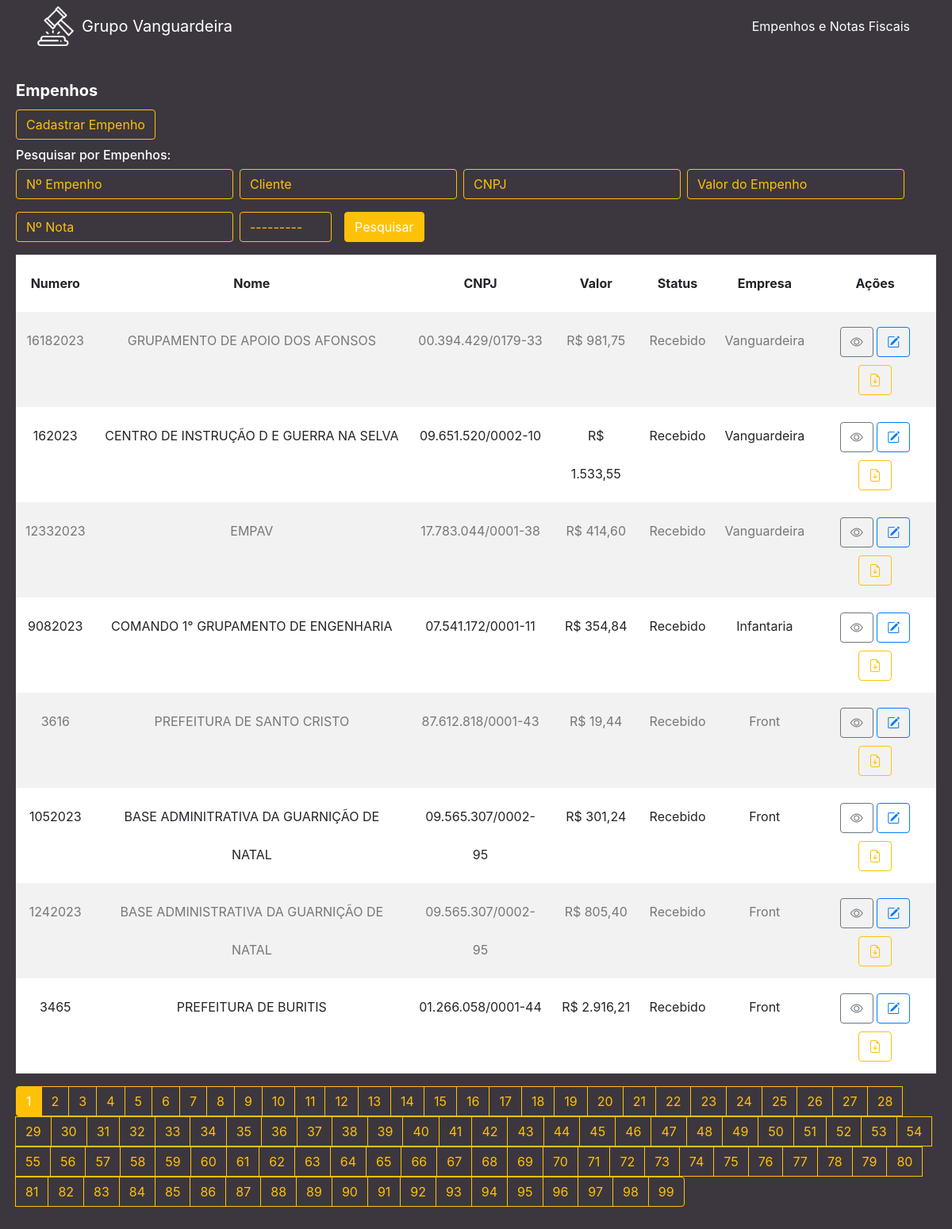
Before: / with the older database file.
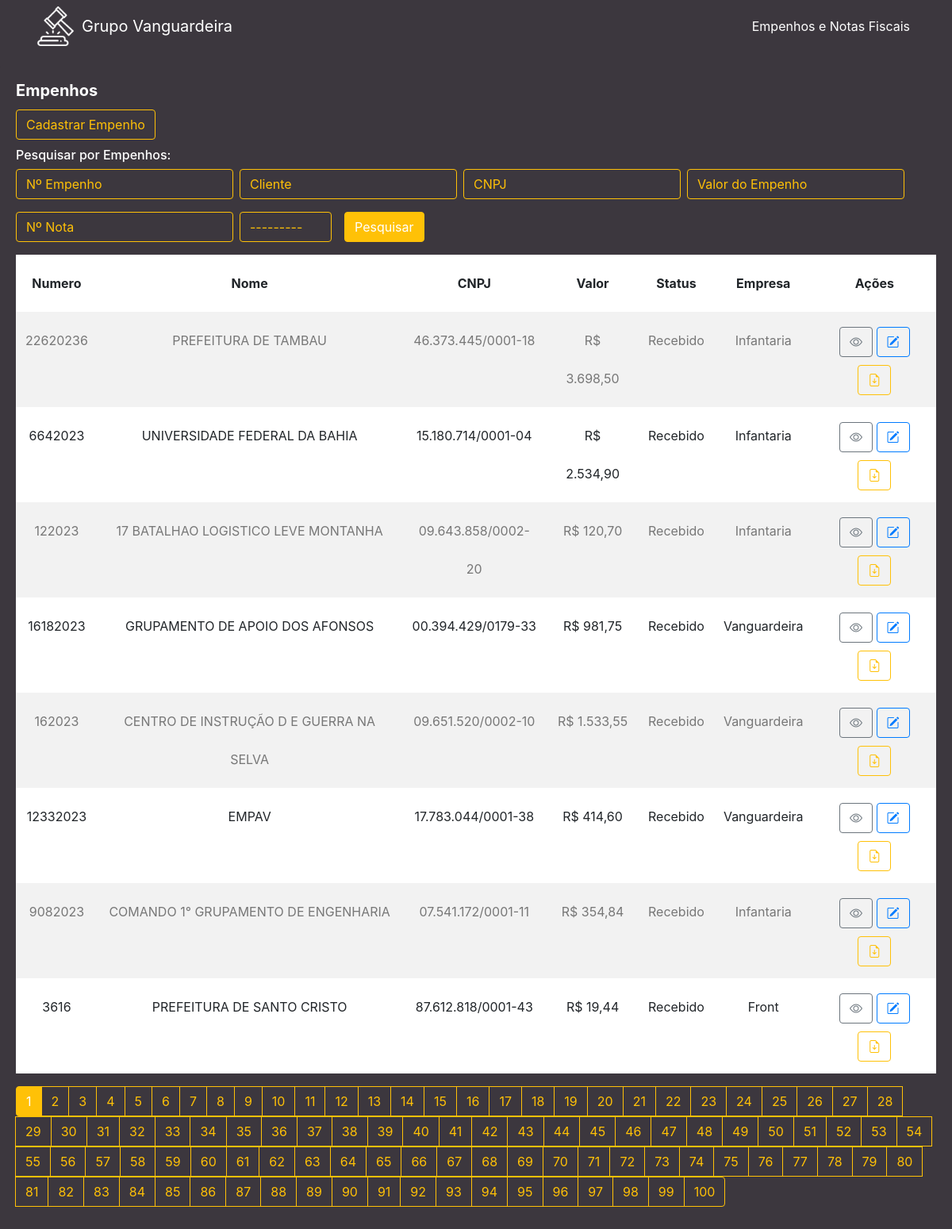
After: the same page with the newer database file.
### cliente/models.py (models this page shows, shortened)
class Cliente(models.Model):
    numero = models.CharField(max_length=255)
    nome = models.CharField(max_length=255)
    cnpj = models.CharField(max_length=255)
    data_criacao = models.DateTimeField(default=timezone.now)
    categoria = models.ForeignKey(Categoria, on_delete=models.DO_NOTHING)
    empresa = models.ForeignKey(Empresa, on_delete=models.DO_NOTHING)
    empenho = models.FileField(upload_to='empenhos/', max_length=500)
    nfe = models.FileField(upload_to='notas/', max_length=500, default='0', blank=True)
    n_nfe = models.CharField(max_length=255, blank=True)
    descricao = models.TextField(blank=True)
    valor = models.CharField(max_length=255)

class Categoria(models.Model):
    nome = models.CharField(max_length=255)
    def __str__(self):
        return self.nome

class Empresa(models.Model):
    nome = models.CharField(max_length=255)
    def __str__(self):
        return self.nome

### cliente/views.py (the view)
# urls.py: path('', views.cliente, name='cliente'),
def cliente(request):
    list_clientes = Cliente.objects.order_by('-data_criacao')
    myFilter = ClienteFilter(request.GET, queryset=list_clientes)
    list_clientes = myFilter.qs
    paginator = Paginator(list_clientes, 8)
    page = request.GET.get('page')
    list_clientes = paginator.get_page(page)
    return render(request, 'cliente/cliente.html', {'clientes': list_clientes, 'myFilter': myFilter})

### cliente/templates/cliente/cliente.html (shortened to what the changed rows need)
{% extends 'base.html' %}
{% load widget_tweaks %}
{% block conteudo %}
<div class="content mt-3">
    <div class="card">
        <div class="card-body">
            <table class="table table-striped ">
                <thead>
                    <tr>
                        <th scope="col" class="text-center">Numero</th>
                        <th scope="col" class="text-center">Nome</th>
                        <th scope="col" class="text-center">CNPJ</th>
                        <th scope="col" class="text-center">Valor</th>
                        <th scope="col" class="text-center">Status</th>
                        <th scope="col" class="text-center">Empresa</th>
                        <th scope="col" class="text-center">Ações</th>
                    </tr>
                </thead>
                <tbody>
                    {% for cliente in clientes %}
                    <tr>
                        <td class="text-center">{{ cliente.numero }}</td>
                        <td class="text-center">{{ cliente.nome }}</td>
                        <td class="text-center">{{ cliente.cnpj }}</td>
                        <td class="text-center">R$ {{ cliente.valor }}</td>
                        <td class="text-center">{{ cliente.categoria }}</td>
                        <td class="text-center">{{ cliente.empresa }}</td>
                        <td class="text-center">
                            <a href="/cliente/detalhe/{{ cliente.id }}" class="btn btn-outline-secondary"><i class="bi bi-eye"></i></a>
                            <a href="/cliente/edit/{{ cliente.id }}/" class="btn btn-outline-primary"><i class="bi bi-pencil-square"></i></a>
                            <a href="{{ cliente.empenho.url }}" download class="btn btn-outline-warning" target="_blank"><i class="bi bi-file-earmark-arrow-down"></i></a>
                        </td>
                    </tr>
                    {% endfor %}
                </tbody>
            </table>
            <nav aria-label="Page navigation example">
                <ul class="pagination">
                    {% for pagina in clientes.paginator.page_range %}
                    {% if clientes.number == pagina %}
                    <li class="page-item active">
                        <a class="page-link" href="{{ request.get_full_path }}?&page={{pagina}}">{{pagina}}</a>
                    </li>
                    {% else %}
                    <li class="page-item">
                        <a class="page-link" href="{{ request.get_full_path }}?&page={{pagina}}">{{pagina}}</a>
                    </li>
                    {% endif %}
                    {% endfor %}
                </ul>
            </nav>
        </div>
    </div>
</div>
{% endblock %}

Changed rows visible on the page:
no longer on this page (row unchanged): Cliente: numero "1052023", nome "BASE ADMINITRATIVA DA GUARNIÇÃO DE NATAL", cnpj "09.565.307/0002-95", valor "301,24", categoria "Recebido", empresa "Front"
no longer on this page (row unchanged): Cliente: numero "1242023", nome "BASE ADMINISTRATIVA DA GUARNIÇÃO DE NATAL", cnpj "09.565.307/0002-95", valor "805,40", categoria "Recebido", empresa "Front"
no longer on this page (row unchanged): Cliente: numero "3465", nome "PREFEITURA DE BURITIS", cnpj "01.266.058/0001-44", valor "2.916,21", categoria "Recebido", empresa "Front"
added Cliente: numero "22620236", nome "PREFEITURA DE TAMBAU", cnpj "46.373.445/0001-18", valor "3.698,50", categoria "Recebido", empresa "Infantaria"
added Cliente: numero "6642023", nome "UNIVERSIDADE FEDERAL DA BAHIA", cnpj "15.180.714/0001-04", valor "2.534,90", categoria "Recebido", empresa "Infantaria"
added Cliente: numero "122023", nome "17 BATALHAO LOGISTICO LEVE MONTANHA", cnpj "09.643.858/0002-20", valor "120,70", categoria "Recebido", empresa "Infantaria"
Other visible differences:
new list line: "100"
